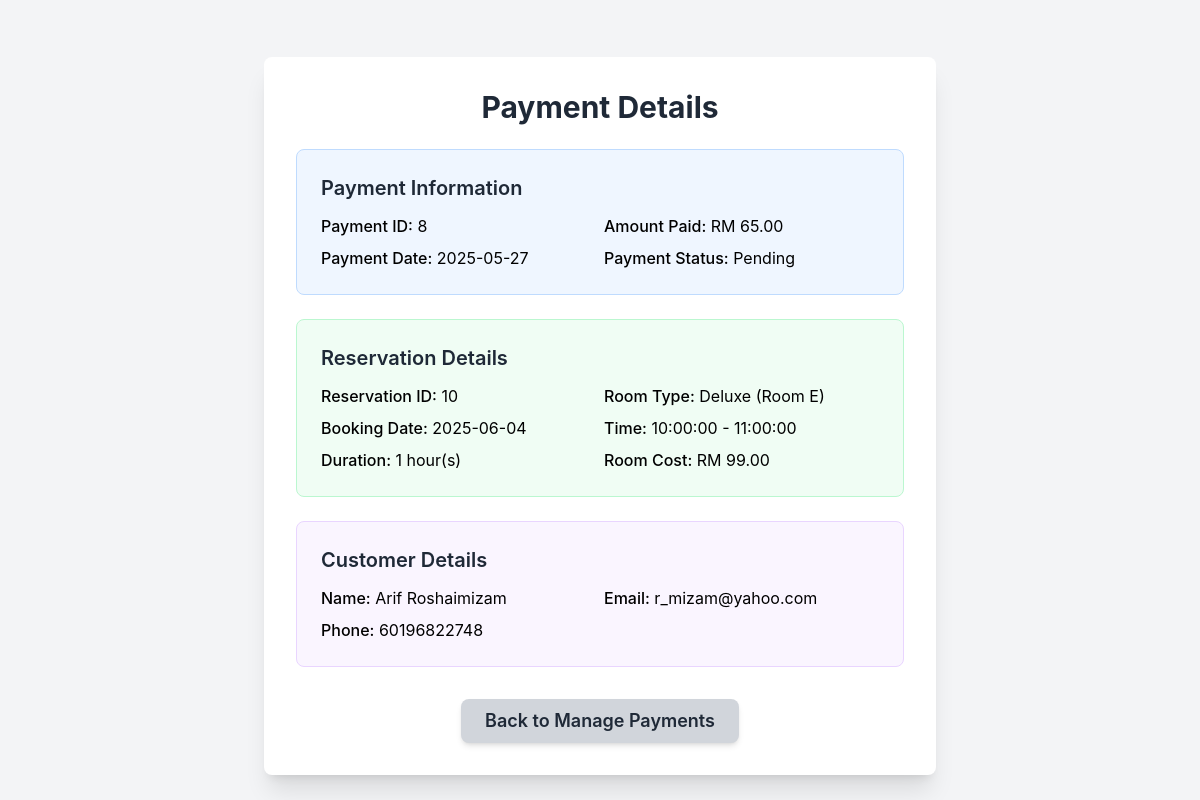
/admin/view_payment_details.php?payment_id=8 (signed in), run on an earlier commit of the app's database.
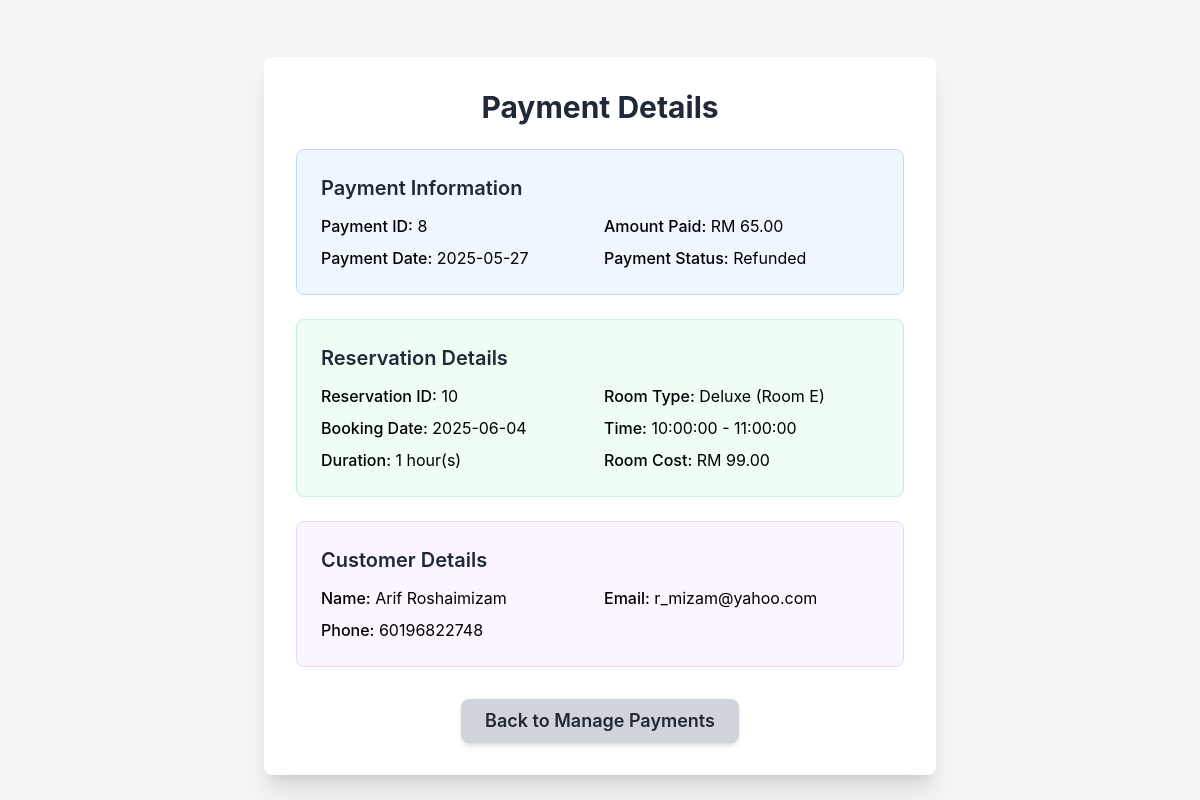
And on a later commit of the database.
### tables this page shows
CREATE TABLE `payments` (
  `paymentID` int(11) NOT NULL,
  `reservationID` int(11) DEFAULT NULL,
  `paymentMethod` varchar(50) DEFAULT NULL,
  `amountPaid` decimal(10,2) DEFAULT NULL,
  `paymentDate` timestamp NOT NULL DEFAULT current_timestamp(),
  `paymentStatus` enum('pending','paid','refunded') DEFAULT 'pending'
);

CREATE TABLE `packages` (
  `packageID` int(11) NOT NULL,
  `packageName` varchar(100) DEFAULT NULL,
  `description` text DEFAULT NULL,
  `pricePerHour` decimal(10,2) DEFAULT NULL
);

CREATE TABLE `rooms` (
  `roomID` int(11) NOT NULL,
  `roomName` varchar(100) DEFAULT NULL,
  `capacity` int(11) DEFAULT NULL,
  `status` enum('available','unavailable') DEFAULT 'available',
  `packageID` int(11) DEFAULT NULL
);

CREATE TABLE `reservations` (
  `reservationID` int(11) NOT NULL,
  `userID` int(11) DEFAULT NULL,
  `roomID` int(11) DEFAULT NULL,
  `reservationDate` date DEFAULT NULL,
  `startTime` time DEFAULT NULL,
  `endTime` time DEFAULT NULL,
  `totalPrice` decimal(10,2) DEFAULT NULL,
  `status` enum('pending','confirmed','cancelled') DEFAULT 'pending',
  `addInfo` text NOT NULL,
  `createdAt` timestamp NOT NULL DEFAULT current_timestamp()
);

CREATE TABLE `users` (
  `userID` int(11) NOT NULL,
  `fullName` varchar(100) DEFAULT NULL,
  `email` varchar(100) DEFAULT NULL,
  `phone` varchar(20) NOT NULL,
  `password` varchar(255) DEFAULT NULL,
  `role` enum('user','admin') DEFAULT 'user',
  `createdAt` timestamp NOT NULL DEFAULT current_timestamp()
);

### admin/view_payment_details.php (the view, shortened to what the changed rows need)
<?php
include '../dbconfig.php';
$paymentID = $_GET['payment_id'] ?? null;
$paymentDetails = null;
$errorMessage = '';
if (!$paymentID) {
    $errorMessage = 'Payment ID is missing.';
} else {
    $query = "
        SELECT
            p.paymentID,
            p.reservationID,
            p.amountPaid,
            p.paymentDate,
            p.paymentStatus,
            r.reservationDate,
            r.startTime,
            r.endTime,
            r.status AS reservationStatus,
            rm.roomName,
            pkg.packageName,
            pkg.description AS packageDescription,
            pkg.pricePerHour,
            u.fullName AS customerName,
            u.email AS customerEmail,
            u.phone AS customerPhone
        FROM
            payments p
        LEFT JOIN
            reservations r ON p.reservationID = r.reservationID
        LEFT JOIN
            rooms rm ON r.roomID = rm.roomID
        LEFT JOIN
            packages pkg ON rm.packageID = pkg.packageID
        LEFT JOIN
            users u ON r.userID = u.userID
        WHERE
            p.paymentID = ?
    ";
    $stmt = $conn->prepare($query);
    if ($stmt === false) {
        $errorMessage = 'Failed to prepare statement: ' . $conn->error;
    } else {
        $stmt->bind_param("i", $paymentID);
        $stmt->execute();
        $result = $stmt->get_result();
        if ($result->num_rows > 0) {
            $paymentDetails = $result->fetch_assoc();
            if (isset($paymentDetails['startTime']) && isset($paymentDetails['endTime'])) {
                $start = strtotime($paymentDetails['startTime']);
                $end = strtotime($paymentDetails['endTime']);
                $duration_seconds = $end - $start;
                $paymentDetails['durationHours'] = round($duration_seconds / 3600, 1);
            } else {
                $paymentDetails['durationHours'] = 'N/A';
            }
        } else {
            $errorMessage = 'Payment not found.';
        }
    }
}
?>
<!DOCTYPE html>
<html lang="en">
<head>
    <script src="https://cdn.tailwindcss.com"></script>
</head>
<body class="bg-gray-100 min-h-screen flex items-center justify-center p-4">
    <div class="bg-white p-8 rounded-lg shadow-xl w-full max-w-2xl mt-8">
        <h1 class="text-3xl font-bold text-gray-800 mb-6 text-center">Payment Details</h1>
        <?php if ($errorMessage): ?>
            <div class="p-4 bg-red-100 text-red-700 rounded-lg mb-6">
                <p><?php echo htmlspecialchars($errorMessage); ?></p>
            </div>
        <?php elseif ($paymentDetails): ?>
            <div class="space-y-6">
                <div class="p-6 bg-blue-50 rounded-lg border border-blue-200">
                    <h3 class="text-xl font-semibold text-gray-800 mb-3">Payment Information</h3>
                    <div class="grid grid-cols-1 sm:grid-cols-2 gap-2">
                        <div><span class="font-medium">Payment ID:</span> <?php echo htmlspecialchars($paymentDetails['paymentID']); ?></div>
                        <div><span class="font-medium">Amount Paid:</span> RM <?php echo htmlspecialchars(number_format($paymentDetails['amountPaid'], 2)); ?></div>
                        <div><span class="font-medium">Payment Date:</span> <?php echo htmlspecialchars(date('Y-m-d', strtotime($paymentDetails['paymentDate']))); ?></div>
                        <div><span class="font-medium">Payment Status:</span> <?php echo htmlspecialchars(ucfirst($paymentDetails['paymentStatus'])); ?></div>
                    </div>
                </div>
                <div class="p-6 bg-green-50 rounded-lg border border-green-200">
                    <h3 class="text-xl font-semibold text-gray-800 mb-3">Reservation Details</h3>
                    <div class="grid grid-cols-1 sm:grid-cols-2 gap-2">
                        <div><span class="font-medium">Reservation ID:</span> <?php echo htmlspecialchars($paymentDetails['reservationID'] ?? 'N/A'); ?></div>
                        <div><span class="font-medium">Room Type:</span> <?php echo htmlspecialchars($paymentDetails['packageName'] ?? 'N/A'); ?> (<?php echo htmlspecialchars($paymentDetails['roomName'] ?? 'N/A'); ?>)</div>
                        <div><span class="font-medium">Booking Date:</span> <?php echo htmlspecialchars($paymentDetails['reservationDate'] ?? 'N/A'); ?></div>
                        <div><span class="font-medium">Time:</span> <?php echo htmlspecialchars($paymentDetails['startTime'] ?? 'N/A'); ?> - <?php echo htmlspecialchars($paymentDetails['endTime'] ?? 'N/A'); ?></div>
                        <div><span class="font-medium">Duration:</span> <?php echo htmlspecialchars($paymentDetails['durationHours'] ?? 'N/A'); ?> hour(s)</div>
                        <div><span class="font-medium">Room Cost:</span> RM <?php echo htmlspecialchars(number_format(($paymentDetails['pricePerHour'] ?? 0) * ($paymentDetails['durationHours'] ?? 0), 2)); ?></div>
                    </div>
                </div>
                <div class="p-6 bg-purple-50 rounded-lg border border-purple-200">
                    <h3 class="text-xl font-semibold text-gray-800 mb-3">Customer Details</h3>
                    <div class="grid grid-cols-1 sm:grid-cols-2 gap-2">
                        <div><span class="font-medium">Name:</span> <?php echo htmlspecialchars($paymentDetails['customerName'] ?? 'N/A'); ?></div>
                        <div><span class="font-medium">Email:</span> <?php echo htmlspecialchars($paymentDetails['customerEmail'] ?? 'N/A'); ?></div>
                        <div><span class="font-medium">Phone:</span> <?php echo htmlspecialchars($paymentDetails['customerPhone'] ?? 'N/A'); ?></div>
                    </div>
                </div>
            </div>
        <?php endif; ?>
    </div>
</body>
</html>

What changed in the data, as far as the page shows it:
changed payments "Deluxe": paymentStatus "Pending" → "Refunded"
